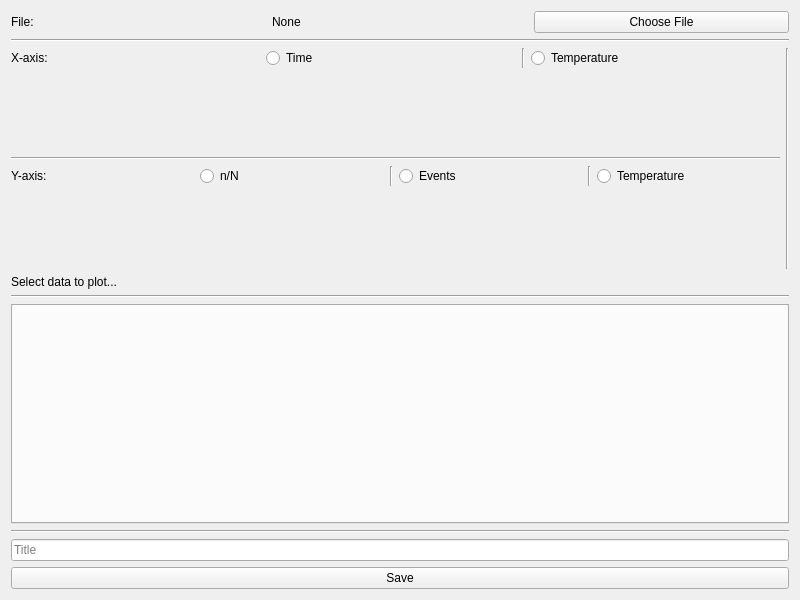
<?xml version="1.0" encoding="UTF-8"?>
<ui version="4.0">
 <class>Form</class>
 <widget class="QWidget" name="Form">
  <property name="geometry">
   <rect>
    <x>0</x>
    <y>0</y>
    <width>800</width>
    <height>600</height>
   </rect>
  </property>
  <property name="windowTitle">
   <string>Form</string>
  </property>
   <layout class="QVBoxLayout" name="verticalLayout">
    <item>
     <layout class="QHBoxLayout" name="FileChooser">
      <item>
       <widget class="QLabel" name="Filelabel">
        <property name="text">
         <string>File:</string>
        </property>
       </widget>
      </item>
      <item>
       <widget class="QLabel" name="FileName">
        <property name="text">
         <string>None</string>
        </property>
       </widget>
      </item>
      <item>
       <widget class="QPushButton" name="FileChoosebutton">
        <property name="text">
         <string>Choose File</string>
        </property>
       </widget>
      </item>
     </layout>
    </item>
    <item>
     <widget class="Line" name="line">
      <property name="orientation">
       <enum>Qt::Orientation::Horizontal</enum>
      </property>
     </widget>
    </item>
    <item>
     <layout class="QHBoxLayout" name="TopSection">
      <item>
       <layout class="QVBoxLayout" name="AxisSelector">
        <item>
         <layout class="QHBoxLayout" name="xaxis_chooser">
          <item>
           <widget class="QLabel" name="Xlabel">
            <property name="text">
             <string>X-axis:</string>
            </property>
           </widget>
          </item>
          <item>
           <widget class="QRadioButton" name="XTime">
            <property name="text">
             <string>Time</string>
            </property>
           </widget>
          </item>
          <item>
           <widget class="Line" name="line_6">
            <property name="orientation">
             <enum>Qt::Orientation::Vertical</enum>
            </property>
           </widget>
          </item>
          <item>
           <widget class="QRadioButton" name="Xtemp">
            <property name="text">
             <string>Temperature</string>
            </property>
           </widget>
          </item>
         </layout>
        </item>
        <item>
         <widget class="QStackedWidget" name="xaxis_button_stackedWidget"/>
        </item>
        <item>
         <widget class="Line" name="line_2">
          <property name="orientation">
           <enum>Qt::Orientation::Horizontal</enum>
          </property>
         </widget>
        </item>
        <item>
         <layout class="QHBoxLayout" name="yaxis_chooser">
          <item>
           <widget class="QLabel" name="Ylabel">
            <property name="text">
             <string>Y-axis:</string>
            </property>
           </widget>
          </item>
          <item>
           <widget class="QRadioButton" name="Yfill">
            <property name="text">
             <string>n/N</string>
            </property>
           </widget>
          </item>
          <item>
           <widget class="Line" name="line_7">
            <property name="orientation">
             <enum>Qt::Orientation::Vertical</enum>
            </property>
           </widget>
          </item>
          <item>
           <widget class="QRadioButton" name="Yevents">
            <property name="text">
             <string>Events</string>
            </property>
           </widget>
          </item>
          <item>
           <widget class="Line" name="line_8">
            <property name="orientation">
             <enum>Qt::Orientation::Vertical</enum>
            </property>
           </widget>
          </item>
          <item>
           <widget class="QRadioButton" name="Ytemp">
            <property name="text">
             <string>Temperature</string>
            </property>
           </widget>
          </item>
         </layout>
        </item>
        <item>
         <widget class="QStackedWidget" name="yaxis_button_stackedWidget"/>
        </item>
       </layout>
      </item>
      <item>
       <widget class="Line" name="line_5">
        <property name="orientation">
         <enum>Qt::Orientation::Vertical</enum>
        </property>
       </widget>
      </item>
     </layout>
    </item>
    <item>
     <widget class="QLabel" name="label">
      <property name="text">
       <string>Select data to plot...</string>
      </property>
     </widget>
    </item>
    <item>
     <widget class="Line" name="line_3">
      <property name="orientation">
       <enum>Qt::Orientation::Horizontal</enum>
      </property>
     </widget>
    </item>
    <item>
     <widget class="QTabWidget" name="LinePlotter">
      <property name="currentIndex">
       <number>-1</number>
      </property>
     </widget>
    </item>
    <item>
     <widget class="Line" name="line_4">
      <property name="orientation">
       <enum>Qt::Orientation::Horizontal</enum>
      </property>
     </widget>
    </item>
    <item>
     <widget class="QLineEdit" name="TitleInput">
      <property name="placeholderText">
       <string>Title </string>
      </property>
     </widget>
    </item>
    <item>
     <widget class="QPushButton" name="saveButton">
      <property name="text">
       <string>Save</string>
      </property>
     </widget>
    </item>
   </layout>
 
 </widget>
 <resources/>
 <connections/>
</ui>
